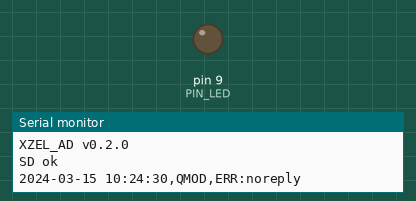
The sketch below on a simulated Arduino Uno, built with avr-gcc and run on an emulated ATmega328P. On the bench: output pins drawn as LEDs (lit = HIGH), the last lines printed to the serial monitor. Wiring (inferred from the names in the program): DS1307 clock at I2C address 0x68. The local clock reads 2024-03-15 10:24:30 at power-on unless the sketch sets it; storage starts empty; pins used as bus, display or sensor lines are not drawn.

Above: at 7.8 s.
At 12.66 s:
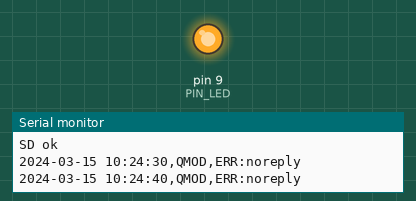
Timing chart, 0 to 16.7 s (numbered marks = the images above):
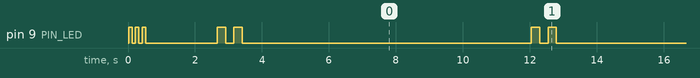

Measured:
- by itself, pin 9 (PIN_LED): HIGH → LOW at 0.12 s, → HIGH 0.10 s later, → LOW 0.10 s later, → HIGH 0.10 s later, … (57 changes in this stretch)
- by itself, everything shown: repeats every 10.0 s, in 4 steps

The sketch:

XZEL_AD.ino
```cpp
// (licence header left out)
#define VERSION "0.2.0"

#include "globals.h"
#include "W5100.h"
#include "DS1307.h"
#include "SDcard.h"
#include "INVERTER.h"


void setup()
{
  pinMode(PIN_LED, OUTPUT);
  w5100Disable();                    // the W5100 shares the SPI bus with the SD card: keep it quiet
  Serial.begin(SERIAL_BAUD);         // FTDI only: the inverter is on pins 2/3
  Serial.print(F("XZEL_AD v"));
  Serial.println(F(VERSION));

  rtcBegin();
  sdBegin();
  inverterBegin();
  if (sdOk) stateQueryInverter();    // first query right away
}

void loop()
{
  if (!sdOk)
  {
    blink(1, 600);                   // slow blink = SD problem
    sdBegin();                       // keep trying
    return;
  }

  if (millis() - lastQuery >= INV_INTERVAL_MS)
  {
    lastQuery = millis();
    stateQueryInverter();
  }
}
```

DS1307.h
```cpp
#ifndef DS1307_H
#define DS1307_H

#include "globals.h"

PROGMEM const char monthNames[] = "JanFebMarAprMayJunJulAugSepOctNovDec";

byte bcdToDec(byte v) { return (v >> 4) * 10 + (v & 0x0F); }
byte decToBcd(byte v) { return ((v / 10) << 4) | (v % 10); }

// reads the time into rtcSecond..rtcYear. Returns FALSE if the chip does not answer.
// The result is also FALSE (but the time is filled) when the clock is halted.
bool rtcRead()
{
  Wire.beginTransmission(RTC_ADDRESS);
  Wire.write((byte)0);
  if (Wire.endTransmission() != 0) return FALSE;
  if (Wire.requestFrom((byte)RTC_ADDRESS, (byte)7) != 7) return FALSE;

  byte s = Wire.read();
  rtcMinute = bcdToDec(Wire.read() & 0x7F);
  rtcHour   = bcdToDec(Wire.read() & 0x3F);      // 24 hour mode
  Wire.read();                                   // day of week: not used
  rtcDay    = bcdToDec(Wire.read() & 0x3F);
  rtcMonth  = bcdToDec(Wire.read() & 0x1F);
  rtcYear   = 2000 + bcdToDec(Wire.read());
  rtcSecond = bcdToDec(s & 0x7F);
  return !(s & 0x80);                            // bit 7 = clock halt
}

// sets the clock to the time this sketch was compiled (treated as UTC) and starts it
void rtcSetFromCompileTime()
{
  byte month = 1;
  for (byte i = 0; i < 12; i++)
    if (strncmp_P(__DATE__, monthNames + 3 * i, 3) == 0) month = i + 1;

  Wire.beginTransmission(RTC_ADDRESS);
  Wire.write((byte)0);
  Wire.write(decToBcd(atoi(__TIME__ + 6)));      // seconds, bit 7 = 0 starts the clock
  Wire.write(decToBcd(atoi(__TIME__ + 3)));      // minutes
  Wire.write(decToBcd(atoi(__TIME__)));          // hours
  Wire.write((byte)1);                           // day of week: not used
  Wire.write(decToBcd(atoi(__DATE__ + 4)));      // day
  Wire.write(decToBcd(month));
  Wire.write(decToBcd(atoi(__DATE__ + 9)));      // year (last 2 digits)
  Wire.endTransmission();
}

void rtcBegin()
{
  Wire.begin();
  Wire.beginTransmission(RTC_ADDRESS);
  if (Wire.endTransmission() != 0)
  {
    Serial.println(F("RTC not found"));
    rtcOk = FALSE;
    return;
  }
  if (RTC_FORCE_SET || !rtcRead())               // forced, or halted (new chip or battery was out)
  {
    Serial.println(F("RTC set from compile time"));
    rtcSetFromCompileTime();
  }
  rtcOk = rtcRead();
}

// "YYYY-MM-DD HH:MM:SS", or "millis=12345" when there is no clock
void makeStamp(char *buf)
{
  if (rtcOk && rtcRead())
    snprintf_P(buf, STAMP_SIZE, PSTR("%04u-%02u-%02u %02u:%02u:%02u"),
               rtcYear, rtcMonth, rtcDay, rtcHour, rtcMinute, rtcSecond);
  else
    snprintf_P(buf, STAMP_SIZE, PSTR("ms=%lu"), millis());
}

#endif
```

INVERTER.h
```cpp
#ifndef INVERTER_H
#define INVERTER_H

// READ-ONLY: only the fixed queries listed in invAllowed() can ever be sent.
// There is no path from the network or the serial monitor to the inverter.

#include "globals.h"
#include "DS1307.h"
#include "SDcard.h"

// CRC16-XMODEM; a CRC byte equal to '(' CR or LF is incremented by 1 (as in the manual)
void invCrc(const byte *d, byte n, byte *hi, byte *lo)
{
  unsigned int crc = 0;
  for (byte i = 0; i < n; i++)
  {
    crc ^= (unsigned int)d[i] << 8;
    for (byte b = 0; b < 8; b++)
      crc = (crc & 0x8000) ? (crc << 1) ^ 0x1021 : (crc << 1);
  }
  *hi = crc >> 8;
  *lo = crc & 0xFF;
  if (*hi == 0x28 || *hi == 0x0D || *hi == 0x0A) (*hi)++;
  if (*lo == 0x28 || *lo == 0x0D || *lo == 0x0A) (*lo)++;
}

// the whitelist: read-only queries that are known to work on this inverter
bool invAllowed(const char *cmd)
{
  return !strcmp_P(cmd, PSTR("QMOD")) || !strcmp_P(cmd, PSTR("QPIGS")) || !strcmp_P(cmd, PSTR("QPIWS"));
}

bool invSend(const char *cmd)
{
  if (cmd[0] != 'Q' || !invAllowed(cmd)) return FALSE;
  byte n = strlen(cmd);
  byte hi, lo;
  invCrc((const byte *)cmd, n, &hi, &lo);
  while (inverter.available()) inverter.read();  // drop anything old
  inverter.write((const byte *)cmd, n);
  inverter.write(hi);
  inverter.write(lo);
  inverter.write((byte)0x0D);
  return TRUE;
}

// collects the reply in invBuf until the CR (CRC bytes are never 0x0D). FALSE on timeout.
bool invReceive()
{
  invLen = 0;
  unsigned long t0 = millis();
  while (millis() - t0 < INV_TIMEOUT_MS)
  {
    while (inverter.available())
    {
      byte b = inverter.read();
      if (invLen < INV_REPLY_SIZE) invBuf[invLen++] = b;
      if (b == 0x0D) return TRUE;
    }
  }
  return FALSE;
}

// a good reply is:  '('  payload  CRC-hi  CRC-lo  CR
bool invReplyOk()
{
  if (invLen < 4 || invBuf[0] != '(' || invBuf[invLen - 1] != 0x0D) return FALSE;
  byte hi, lo;
  invCrc(invBuf, invLen - 3, &hi, &lo);
  return invBuf[invLen - 3] == hi && invBuf[invLen - 2] == lo;
}

// one line:  stamp,COMMAND,payload   or   stamp,COMMAND,ERR:...
void invPrintResult(Print &p, const char *stamp, bool sent, bool ok)
{
  p.print(stamp);
  p.print(',');
  p.print(INV_COMMAND);
  p.print(',');
  if (ok)
    p.write(invBuf + 1, invLen - 4);             // the payload without '(' CRC CR
  else if (!sent)
    p.print(F("ERR:notallowed"));
  else if (invLen == 0)
    p.print(F("ERR:noreply"));                   // nothing came back: swap the two RS-232 data wires?
  else
  {
    p.print(F("ERR:bad,"));                      // garbage or wrong CRC: show the first bytes in hex
    for (byte i = 0; i < invLen && i < 24; i++)
    {
      if (invBuf[i] < 16) p.print('0');
      p.print(invBuf[i], HEX);
    }
  }
  p.println();
}

void stateQueryInverter()
{
  char stamp[STAMP_SIZE];
  makeStamp(stamp);
  bool sent = invSend(INV_COMMAND);
  invLen = 0;
  bool got = sent && invReceive();
  bool ok = got && invReplyOk();

  File f = sdOpen(TEST_FILE);
  if (!f)
  {
    Serial.println(F("write FAILED"));
    sdOk = FALSE;                                // loop() will restart the card
    return;
  }
  invPrintResult(f, stamp, sent, ok);
  f.close();
  invPrintResult(Serial, stamp, sent, ok);
  if (ok) blink(1, 50); else blink(2, 250);      // 1 short blink = good reply, 2 slow blinks = problem
}

void inverterBegin()
{
  inverter.begin(INVERTER_BAUD);                 // 2400 baud, 8N1
}

#endif
```

SDcard.h
```cpp
#ifndef SDCARD_H
#define SDCARD_H

// (named SDcard.h, not sd.h: on a Mac "#include <SD.h>" would pick up a local sd.h)

#include "globals.h"
#include "DS1307.h"

bool sdBegin()
{
  digitalWrite(PIN_W5100_CS, HIGH);
  pinMode(PIN_SD_CS, OUTPUT);
  sdOk = SD.begin(PIN_SD_CS);
  Serial.println(sdOk ? F("SD ok") : F("SD FAILED (card in? FAT16/FAT32?)"));
  if (sdOk) blink(3, 100);                       // 3 quick blinks = SD ok
  return sdOk;
}

// open for appending; the caller writes and closes (nothing is lost when the power drops)
File sdOpen(const char *name)
{
  return SD.open(name, FILE_WRITE);
}

// open, write, close every time: nothing is lost when the power drops
bool sdWriteLine(const char *line)
{
  File f = SD.open(LOG_FILE, FILE_WRITE);
  if (!f) return FALSE;
  f.println(line);
  f.close();
  return TRUE;
}

// one test line:  UTC,TEST,<line number>
void stateLogTest()
{
  char stamp[STAMP_SIZE];
  char line[LOG_LINE_SIZE];
  makeStamp(stamp);
  snprintf_P(line, LOG_LINE_SIZE, PSTR("%s,TEST,%lu"), stamp, ++lineNr);

  if (sdWriteLine(line))
  {
    Serial.println(line);
    blink(1, 50);                                // short blink = written
  }
  else
  {
    Serial.println(F("write FAILED"));
    sdOk = FALSE;                                // loop() will restart the card
  }
}

#endif
```

W5100.h
```cpp
#ifndef W5100_H
#define W5100_H

#include "globals.h"

// The W5100 and the SD card share the SPI bus.
// Pin 10 HIGH = W5100 not selected, so the SD card has the bus to itself.
// (when the web server comes: select one device at a time)

void w5100Disable()
{
  pinMode(PIN_W5100_CS, OUTPUT);
  digitalWrite(PIN_W5100_CS, HIGH);
}

#endif
```

globals.h
```cpp
#ifndef GLOBALS_H
#define GLOBALS_H

#include <Arduino.h>
#include <SPI.h>
#include <SD.h>
#include <Wire.h>
#include <SoftwareSerial.h>

// constants /////////////////////////////////////////////////////////////////

//define pins (Arduino Ethernet R3)
#define PIN_W5100_CS                 10   // Ethernet chip select
#define PIN_SD_CS                    4    // SD card chip select
#define PIN_LED                      9    // LED on the board
#define PIN_INV_RX                   2    // from the MAX3232 TTL output (inverter -> Arduino)
#define PIN_INV_TX                   3    // to the MAX3232 TTL input (Arduino -> inverter)

//define the log
#define LOG_FILE                     "LOG.TXT"   // 8.3 name
#define LOG_INTERVAL_MS              5000UL
#define LOG_LINE_SIZE                48

//define the inverter (MAX3232 on a software serial port, pins 0/1 stay free for the FTDI)
#define INVERTER_BAUD                2400
#define INV_COMMAND                  "QMOD"      // one read-only query: QMOD, QPIGS or QPIWS
#define INV_INTERVAL_MS              10000UL
#define INV_TIMEOUT_MS               2000UL      // the slowest reply (QPIGS) takes about 0.5 s
#define INV_REPLY_SIZE               128
#define TEST_FILE                    "TEST.TXT"  // 8.3 name

//define the DS1307
#define RTC_ADDRESS                  0x68
#define RTC_FORCE_SET                0       // 1 for ONE upload sets the clock to the compile time, then back to 0
#define STAMP_SIZE                   20   // "YYYY-MM-DD HH:MM:SS" + 0

//define the serial port (only with an FTDI cable, pins 0/1 are for RS-232 later)
#define SERIAL_BAUD                  9600

#define FALSE                        0
#define TRUE                         1

// globals ///////////////////////////////////////////////////////////////////

bool sdOk = FALSE;                   // SD card started and writable
bool rtcOk = FALSE;                  // DS1307 found and running
unsigned long lastLog = 0;           // millis() of the last log line
unsigned long lineNr = 0;            // lines written since boot

SoftwareSerial inverter(PIN_INV_RX, PIN_INV_TX);
byte invBuf[INV_REPLY_SIZE];         // the last reply from the inverter
byte invLen = 0;
unsigned long lastQuery = 0;         // millis() of the last query

// the time as read from the DS1307
byte rtcSecond, rtcMinute, rtcHour, rtcDay, rtcMonth;
unsigned int rtcYear;

void blink(byte times, unsigned int ms)
{
  for (byte i = 0; i < times; i++)
  {
    digitalWrite(PIN_LED, HIGH); delay(ms);
    digitalWrite(PIN_LED, LOW);  delay(ms);
  }
}

#endif
```
